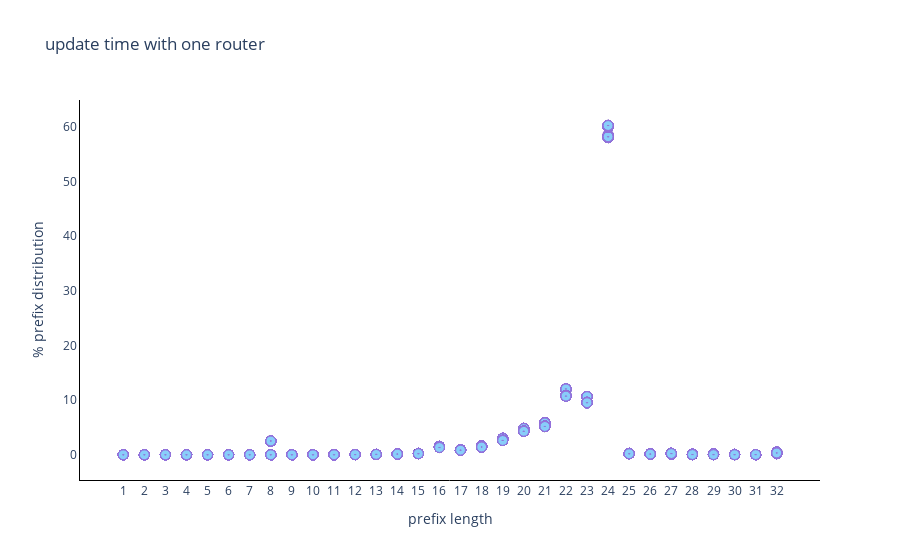

The notebook cell saved with this chart:
### Code cell
import plotly.graph_objects as go
import numpy as np
axis = dict(showline=True, # hide axis line, grid, ticklabels and  title
            zeroline=False,
            showgrid=False,
            linecolor = "black"
            
            )

fig = go.Figure()
rowsnum = len(data)

prelen = []
distribut = []
for i in range(rowsnum):
    for j in title:
        prelen.append(j)
    for j in data.iloc[i]:
        distribut.append(j)
    

fig.add_trace(go.Scatter(
        x = prelen,
        y = distribut,
        mode='markers',
        marker_symbol=200,
        marker=dict(
            color='rgba(135, 206, 250, 0.5)',
            size=10,
            line=dict(
                color='MediumPurple',
                width=1
            )
        ),
        showlegend=False
    ))
fig.update_layout(
    plot_bgcolor='rgb(255,255,255)',
    xaxis = axis,
    yaxis = axis,
    title = "update time with one router"
    
)
fig.update_xaxes(
    title = "prefix length"
)
fig.update_yaxes(
    title = "% prefix distribution"
)
fig.show()

### Figure 1 — Plotly figure (JSON) as saved in the notebook; plotly's stock layout.template omitted (floating-point values rounded to 4 significant figures; data arrays with more than 128 entries replaced by an {"elided": "..."} marker saying what was removed)
{"data": [{"marker": {"color": "rgba(135, 206, 250, 0.5)", "line": {"color": "MediumPurple", "width": 1}, "size": 10, "symbol": 200}, "mode": "markers", "showlegend": false, "type": "scatter", "x": {"elided": "58400 str values"}, "y": {"elided": "58400 float values"}}], "layout": {"plot_bgcolor": "rgb(255,255,255)", "title": {"text": "update time with one router"}, "xaxis": {"linecolor": "black", "showgrid": false, "showline": true, "title": {"text": "prefix length"}, "zeroline": false}, "yaxis": {"linecolor": "black", "showgrid": false, "showline": true, "title": {"text": "% prefix distribution"}, "zeroline": false}}}
